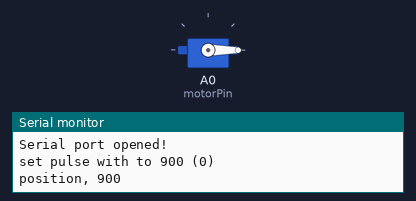
Simulated run of this sketch. Board: Arduino Uno, built with avr-gcc and run on an emulated ATmega328P. Shown: servo, the last lines printed to the serial monitor.

Above: at 5.05 s.
At 16.15 s:
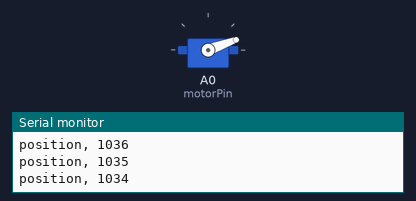
Timing chart, 0 to 28.7 s (numbered marks = the images above):
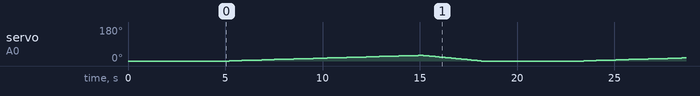

The sketch:

writemicroseconds_motor.ino
```cpp
#include <Servo.h>

Servo motor;             // Create a servo object
const int motorPin = A0;  // Pin connected to the servo

const int minPulseWidth = 900;  // Minimum pulse width in microseconds (1 ms)
const int maxPulseWidth = 2100;  // Maximum pulse width in microseconds (2 ms)
//const int maxPosition = 1000;    // Maximum position value (0 to 1000)

void setup() {
  Serial.begin(115200);

  motor.attach(motorPin, minPulseWidth, maxPulseWidth);  // Attach the servo to the specified pin
  while (!Serial) { delay(10); }

  Serial.println("Serial port opened!");
  Serial.println("set pulse with to 900 (0)");
  motor.writeMicroseconds(900);
  delay(5000);

}

void loop() {
  int position = 900;
  for (position = 900.0; position <= 1100; position++) {
    Serial.print("position, ");
    Serial.println(position);
    motor.writeMicroseconds(position);
    delay(50);  // Small delay to simulate real-time control
  }

  for (position = 1100; position >= 900.0; position--) {
    motor.writeMicroseconds(position);
    Serial.print("position, ");
    Serial.println(position);
    delay(15);  // Small delay to simulate real-time control
  }
  delay(5000);
}

//void command_motor(float position) {
  // Map the position (0 to 1000) to the pulse width (1000 us to 2000 us)
  //int pulseWidth = minPulseWidth + (position / maxPosition) * (maxPulseWidth - minPulseWidth);
  //Serial.println(pulseWidth);
 // int pulseWidth = constrain(position, minPulseWidth, maxPulseWidth);
  // Write the pulse width to the servo
 // motor.writeMicroseconds(pulseWidth);
//}
```
